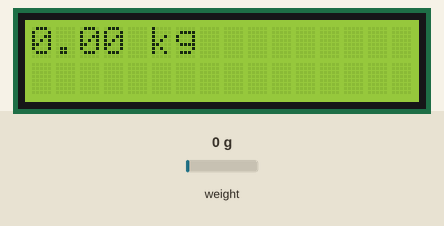
The sketch below on a simulated Arduino Uno, built with avr-gcc and run on an emulated ATmega328P. Parts: 16×2 character LCD. Inputs (shaded band) come from the test bench; at power-on: weight on the scale 0 g.

Above: at 1.2 s.
1.3 s: weight on the scale set to 100 g
At 2.5 s:
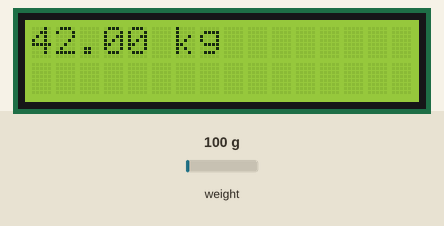
2.8 s: weight on the scale set to 1250 g
At 4.0 s:
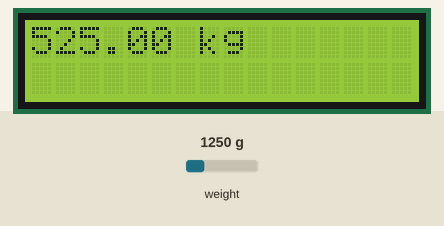
4.3 s: weight on the scale set to 2500 g
At 4.7 s:
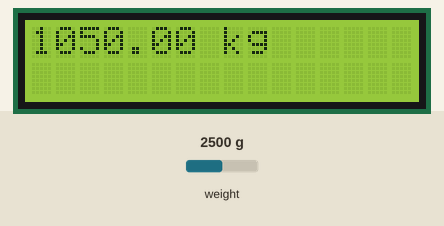
Timing chart, 0 to 7.3 s (numbered marks = the images above; inputs shaded):
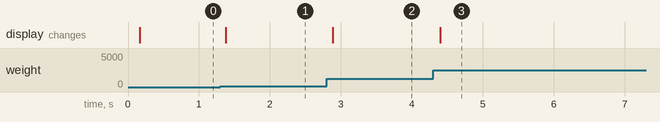

Measured:
- after the input at 1.3 s, the display: changes after 0.08 s (image 1)
- after the input at 2.8 s, the display: changes after 0.09 s (image 2)
- after the input at 4.3 s, the display: changes after 0.10 s (image 3)

The sketch:

HX711_1602shield_kg.ino
```cpp
/* sample for digital weight scale of hx711, display with a HD44780 liquid crtstal monitor
 *
 * hardware design: syyyd
 * available at http://syyyd.taobao.com
 *
 * library design: Weihong Guan (@aguegu)
 * http://aguegu.net
 *
 * library host on
 * https://github.com/aguegu/Arduino
 *
 * small changes by Nicu FLORICA (niq_ro), Craiova, 16.2.2018
 */

// Hx711.DOUT - pin #A2
// Hx711.SCK - pin #A3

#define deaut A2
#define sececa A3

// LCD.RS - pin 12
// LCD.En - pin 11
// LCD.D4 - pin 5
// LCD.D5 - pin 4
// LCD.D6 - pin 3
// LCD.D7 - pin 2

#include <LiquidCrystal.h>
#include <hx711.h>

LiquidCrystal lcd(8, 9, 4, 5, 6, 7);  // lcd 1602 shield
Hx711 scale(deaut, sececa);

void setup() {

  lcd.begin(16, 2);

}

void loop() {

  lcd.setCursor(0, 0);

//  lcd.print(scale.getGram(), 1);
  float greutate = scale.getGram();
  if (greutate < 5.0) greutate = 0;
  lcd.print(greutate/1000.);
  lcd.print(" kg");
  lcd.print("       ");

  delay(200);
}
```
